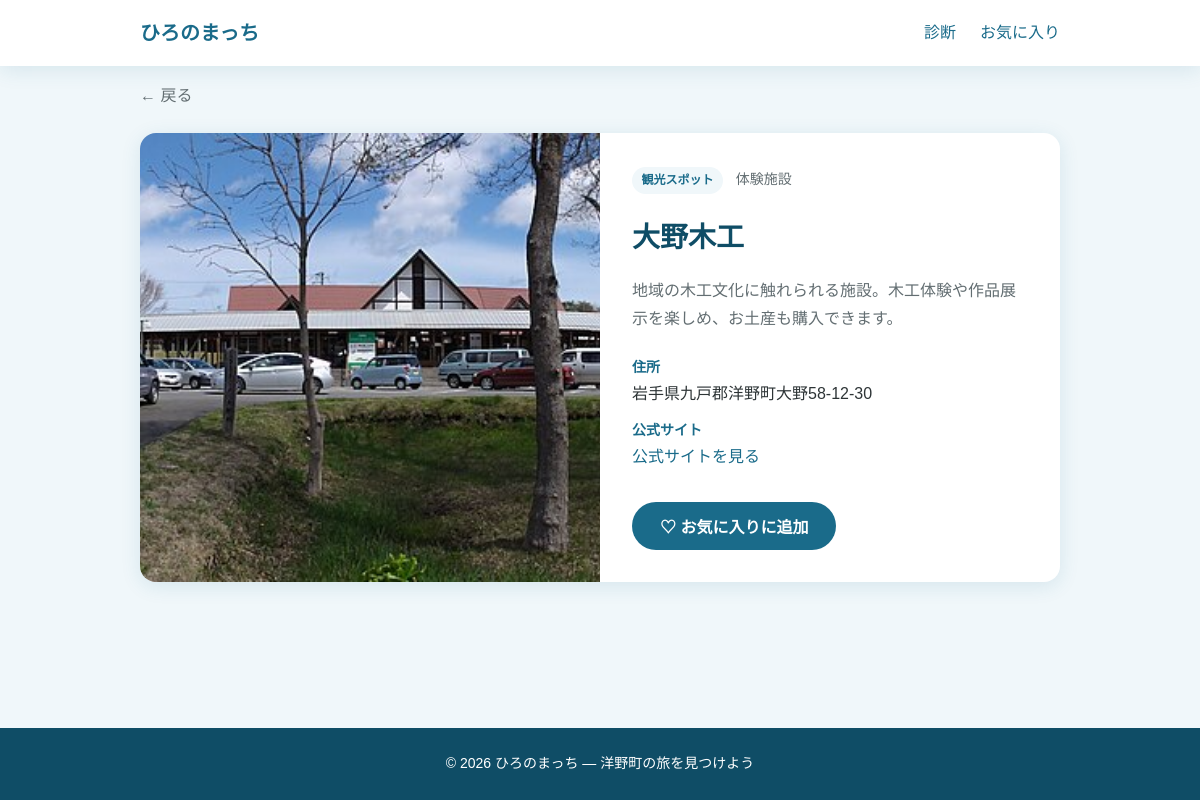
The app's page /spot/4 with its own data.
### tables this page shows
CREATE TABLE spots (
    id INTEGER PRIMARY KEY AUTOINCREMENT,
    name TEXT NOT NULL,
    category TEXT NOT NULL,
    genre TEXT NOT NULL,
    description TEXT NOT NULL,
    image_url TEXT NOT NULL,
    address TEXT NOT NULL,
    official_url TEXT NOT NULL,
    map_url TEXT NOT NULL DEFAULT ''
);

### app.py (the view)
@app.route("/spot/<int:spot_id>")
def spot_detail(spot_id):
    spot = fetch_spot(spot_id)
    if spot is None:
        abort(404)
    return render_template("spot_detail.html", spot=spot)

### app.py (called while the page is built)
def fetch_spot(spot_id):
    db = get_db()
    spot = db.execute("SELECT * FROM spots WHERE id = ?", (spot_id,)).fetchone()
    db.close()
    return spot

### database.py (called while the page is built)
def get_db():
    conn = sqlite3.connect(DB_PATH)
    conn.row_factory = sqlite3.Row
    return conn

### templates/spot_detail.html (shortened to what this page needs)
{% extends "base.html" %}
{% block content %}
<section class="spot-detail container">
    <a href="javascript:history.back()" class="back-link">&larr; 戻る</a>
    <article class="spot-detail-card">
        <div class="spot-detail-image">
            <img src="{{ url_for('static', filename=spot.image_url) }}" alt="{{ spot.name }}">
        </div>
        <div class="spot-detail-body">
            <span class="spot-category">{{ spot.category }}</span>
            <span class="spot-genre">{{ spot.genre }}</span>
            <h1>{{ spot.name }}</h1>
            <p class="spot-description">{{ spot.description }}</p>
            <dl class="spot-info">
                <dt>住所</dt>
                <dd>{{ spot.address }}</dd>
                <dt>公式サイト</dt>
                <dd>
                    <a href="{{ spot.official_url }}" target="_blank" rel="noopener noreferrer">
                        公式サイトを見る
                    </a>
                </dd>
            </dl>
            <button type="button" class="btn btn-primary btn-favorite-detail"
                    data-spot-id="{{ spot.id }}"
                    data-spot-name="{{ spot.name }}"
                    data-spot-image="{{ spot.image_url }}"
                    data-spot-category="{{ spot.category }}">
                ♡ お気に入りに追加
            </button>
        </div>
    </article>
</section>
{% endblock %}

### templates/base.html (shortened to what this page needs)
<!DOCTYPE html>
<html lang="ja">
<head>
    <link rel="stylesheet" href="{{ url_for('static', filename='css/style.css') }}">
</head>
<body>
    <header class="site-header">
        <div class="container header-inner">
            <a href="{{ url_for('index') }}" class="logo">ひろのまっち</a>
            <nav class="nav-links">
                <a href="{{ url_for('diagnosis') }}">診断</a>
                <a href="{{ url_for('favorites') }}">お気に入り</a>
            </nav>
        </div>
    </header>
    <main class="main-content">
        {% block content %}{% endblock %}
    </main>
    <footer class="site-footer">
        <div class="container">
            <p>&copy; 2026 ひろのまっち — 洋野町の旅を見つけよう</p>
        </div>
    </footer>
</body>
</html>

### static/css/style.css (style rules this page uses)
:root { --color-primary: #1a6b8a; --color-primary-dark: #0f4d66; --color-accent: #f4a261; --color-accent-light: #fff4eb; --color-bg: #f0f7fa; --color-white: #ffffff; --color-text: #2d3436; --color-text-light: #636e72; --color-border: #dfe6e9; --radius: 16px; --radius-sm: 12px; --shadow: 0 4px 20px rgba(26, 107, 138, 0.12); --shadow-card: 0 8px 24px rgba(26, 107, 138, 0.15); --font: "Hiragino Sans", "Hiragino Kaku Gothic ProN", Meiryo, sans-serif; --mobile-max: 480px; --header-height: 57px; }
*, *::before, *::after { box-sizing: border-box; margin: 0; padding: 0; }
body { font-family: var(--font); color: var(--color-text); background: var(--color-bg); line-height: 1.7; min-height: 100vh; display: flex; flex-direction: column; }
img { max-width: 100%; height: auto; display: block; }
a { color: var(--color-primary); text-decoration: none; }
.container { width: 100%; max-width: 960px; margin: 0 auto; padding: 0 1.25rem; }
.site-header { background: var(--color-white); box-shadow: var(--shadow); position: sticky; top: 0; z-index: 100; }
.header-inner { display: flex; justify-content: space-between; align-items: center; padding: 1rem 1.25rem; }
.logo { font-size: 1.25rem; font-weight: 700; color: var(--color-primary); text-decoration: none; }
.nav-links { display: flex; gap: 1.5rem; }
.nav-links a { font-weight: 500; text-decoration: none; }
.site-footer { background: var(--color-primary-dark); color: var(--color-white); text-align: center; padding: 1.5rem; margin-top: auto; font-size: 0.875rem; }
.main-content { flex: 1; padding: 1rem 0 2rem; }
.btn { display: inline-block; padding: 0.75rem 1.75rem; border-radius: 999px; font-size: 1rem; font-weight: 600; border: none; cursor: pointer; text-decoration: none; transition: transform 0.15s, box-shadow 0.15s; }
.btn-primary { background: var(--color-primary); color: var(--color-white); }
.spot-category { display: inline-block; background: var(--color-bg); color: var(--color-primary); font-size: 0.75rem; font-weight: 600; padding: 0.2rem 0.6rem; border-radius: 999px; margin-bottom: 0.5rem; }
.spot-detail-card { background: var(--color-white); border-radius: var(--radius); overflow: hidden; box-shadow: var(--shadow); display: grid; grid-template-columns: 1fr 1fr; gap: 0; }
.spot-detail-image img { width: 100%; height: 100%; min-height: 320px; object-fit: cover; }
.spot-detail-body { padding: 2rem; }
.spot-genre { display: inline-block; margin-left: 0.5rem; font-size: 0.875rem; color: var(--color-text-light); }
.spot-detail-body h1 { font-size: 1.75rem; color: var(--color-primary-dark); margin: 0.75rem 0 1rem; }
.spot-description { margin-bottom: 1.5rem; color: var(--color-text-light); }
.spot-info { margin-bottom: 1.5rem; }
.spot-info dt { font-weight: 600; font-size: 0.875rem; color: var(--color-primary); margin-top: 0.75rem; }
.spot-info dd { margin-left: 0; }
.btn-favorite-detail { margin-top: 0.5rem; }
.back-link { display: inline-block; margin-bottom: 1.5rem; font-weight: 500; color: var(--color-text-light); text-decoration: none; }

### records on screen
spots: image_url (picture), category "観光スポット", genre "体験施設", name "大野木工", description "地域の木工文化に触れられる施設。木工体験や作品展示を楽しめ、お土産も購入できます。", address "岩手県九戸郡洋野町大野58-12-30"
